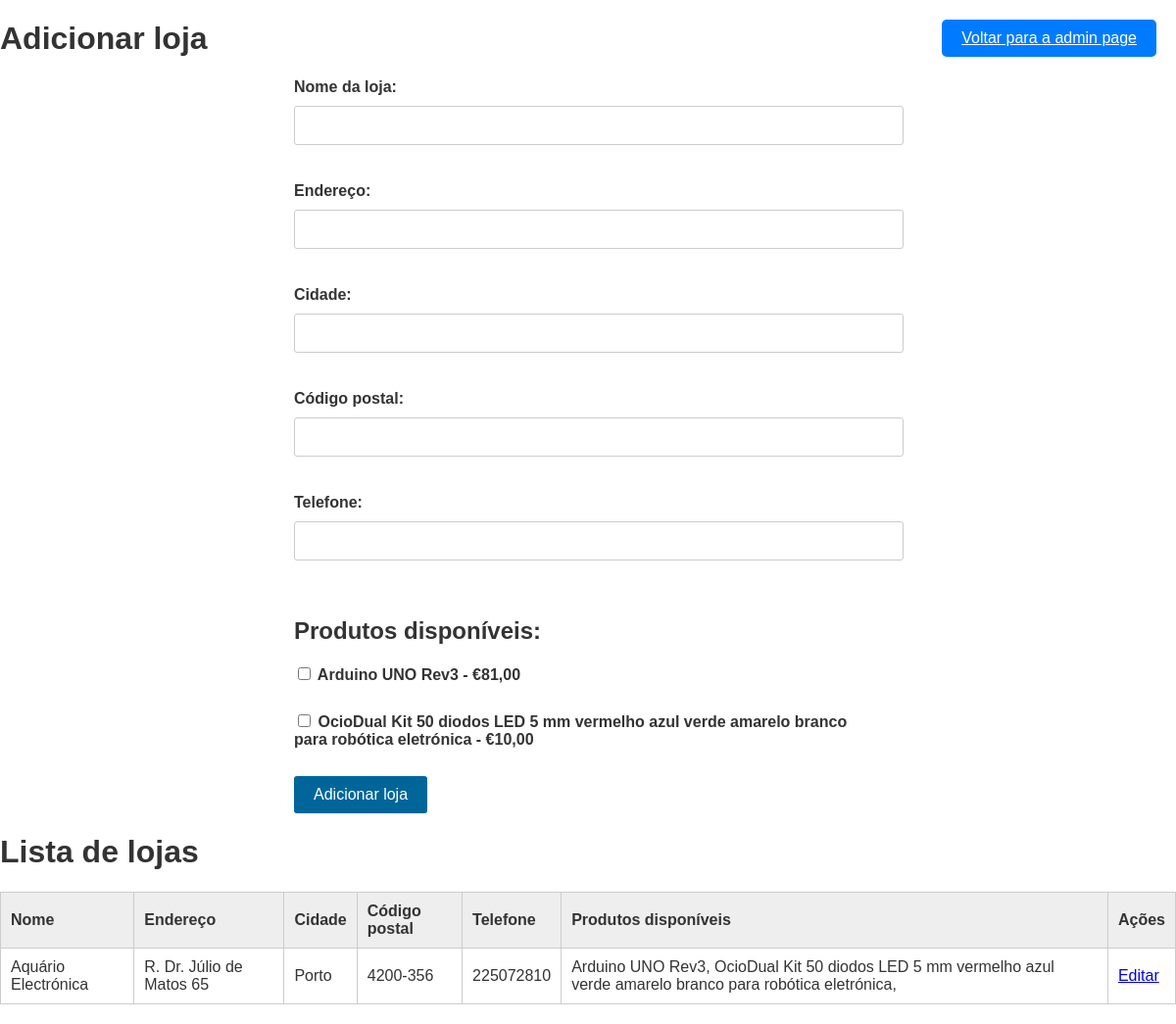
Page /PAP/addlojas.php (signed in) on the earlier database version.
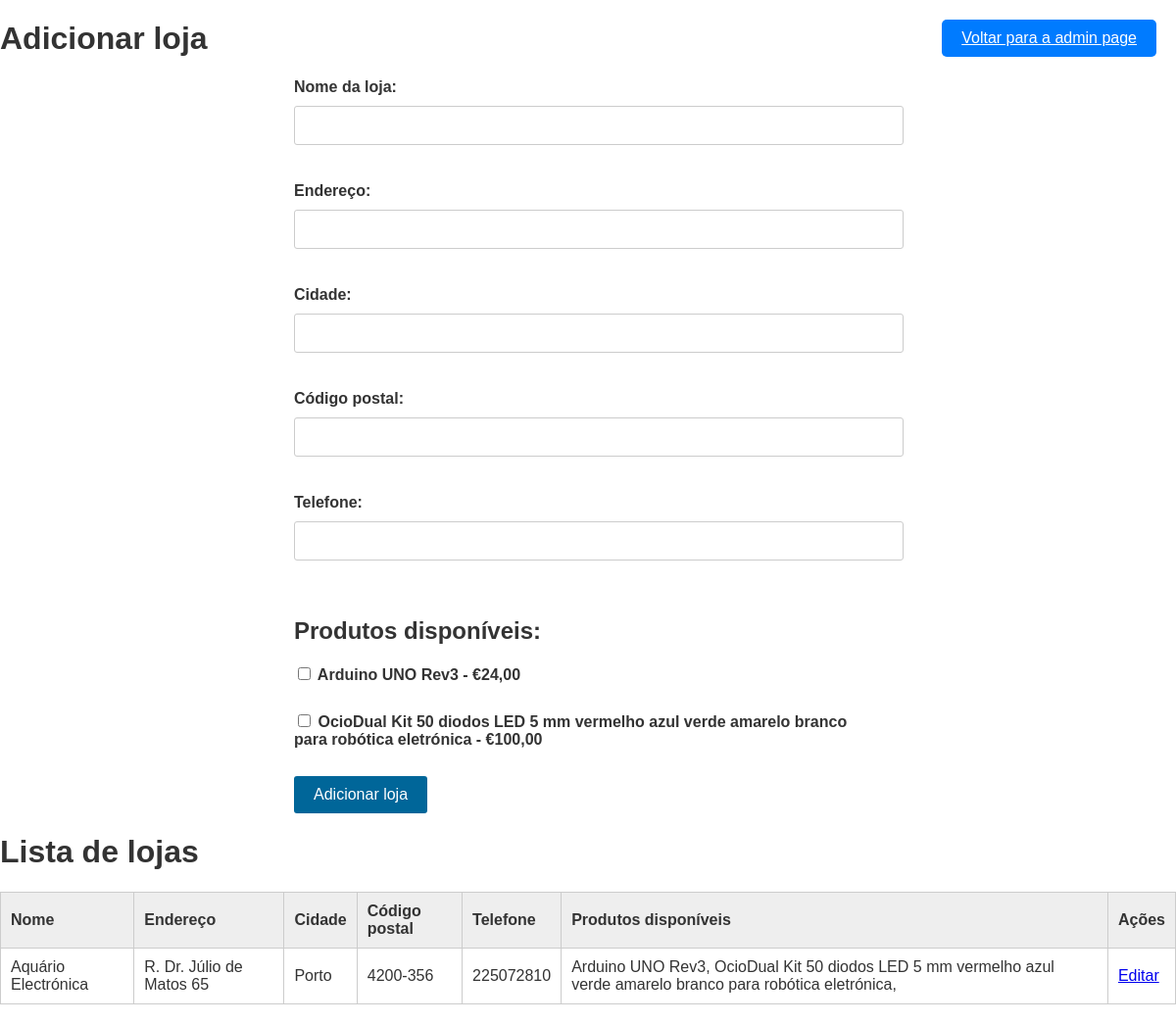
Same page on the later database version.
### tables this page shows
CREATE TABLE `produtos` (
  `id` int(11) NOT NULL,
  `nome` varchar(255) NOT NULL,
  `descricao` text NOT NULL,
  `preco` decimal(10,2) NOT NULL,
  `quantidade_em_stock` int(11) NOT NULL,
  `link` varchar(255) NOT NULL
);

### PAP/addlojas.php (the view, shortened to what this page needs)
 <!DOCTYPE html>
<html>
<head>
</head>
<body>
	<h1>Adicionar loja</h1>
    <a href="pagina_de_admin.php" class="btn-voltar">Voltar para a admin page</a>
<form method="post" action="adicionar_loja.php">
  <label for="nome">Nome da loja:</label>
  <input type="text" name="nome" id="nome"><br>
  <label for="endereco">Endereço:</label>
  <input type="text" name="endereco" id="endereco"><br>
  <label for="cidade">Cidade:</label>
  <input type="text" name="cidade" id="cidade"><br>
  <label for="codigo_postal">Código postal:</label>
  <input type="text" name="codigo_postal" id="codigo_postal"><br>
  <label for="telefone">Telefone:</label>
  <input type="text" name="telefone" id="telefone"><br>
  <h2>Produtos disponíveis:</h2>
  <?php
    $conexao = mysqli_connect("localhost", "id20757658_miguelgaitas", "MiguelGaitas24.", "id20757658_dados_dos_registros");
    $query = "SELECT * FROM produtos";
    $resultado = mysqli_query($conexao, $query);
    while ($produto = mysqli_fetch_assoc($resultado)) {
      echo '<label>';
      echo '<input type="checkbox" name="produtos[]" value="' . $produto['id'] . '"> ';
      echo $produto['nome'] . ' - €' . number_format($produto['preco'], 2, ',', '.');
      echo '</label><br>';
    }
  ?>
  <input type="submit" value="Adicionar loja">
</form>
<h1>Lista de lojas</h1>
	<table>
		<thead>
			<tr>
				<th>Nome</th>
				<th>Endereço</th>
				<th>Cidade</th>
				<th>Código postal</th>
				<th>Telefone</th>
				<th>Produtos disponíveis</th>
				<th>Ações</th>
			</tr>
		</thead>
		<tbody>
			<?php
				$conexao = mysqli_connect("localhost", "id20757658_miguelgaitas", "MiguelGaitas24.", "id20757658_dados_dos_registros");
				$query = "SELECT * FROM lojas";
				$resultado = mysqli_query($conexao, $query);
				while ($loja = mysqli_fetch_assoc($resultado)) {
					echo '<tr>';
					echo '<td>' . $loja['nome'] . '</td>';
					echo '<td>' . $loja['endereco'] . '</td>';
					echo '<td>' . $loja['cidade'] . '</td>';
					echo '<td>' . $loja['codigo_postal'] . '</td>';
					echo '<td>' . $loja['telefone'] . '</td>';
					echo '<td>';
					$query_produtos = "SELECT produtos.nome FROM produtos INNER JOIN lojas_produtos ON produtos.id = lojas_produtos.produto_id WHERE lojas_produtos.loja_id = " . $loja['id'];
					$resultado_produtos = mysqli_query($conexao, $query_produtos);
					while ($produto = mysqli_fetch_assoc($resultado_produtos)) {
						echo $produto['nome'] . ', ';
					}
					echo '</td>';
					echo '<td><a href="editar_loja.php?id=' . $loja['id'] . '">Editar</a></td>';
					echo '</tr>';
				}
			?>
		</tbody>
	</table>
</body>
</html>
</body>
</html>

Differences in the rows shown:
changed produtos "Arduino UNO Rev3": preco "81,00" → "24,00"
changed produtos (number 2 of 2 on the later page): preco "10,00" → "100,00"
